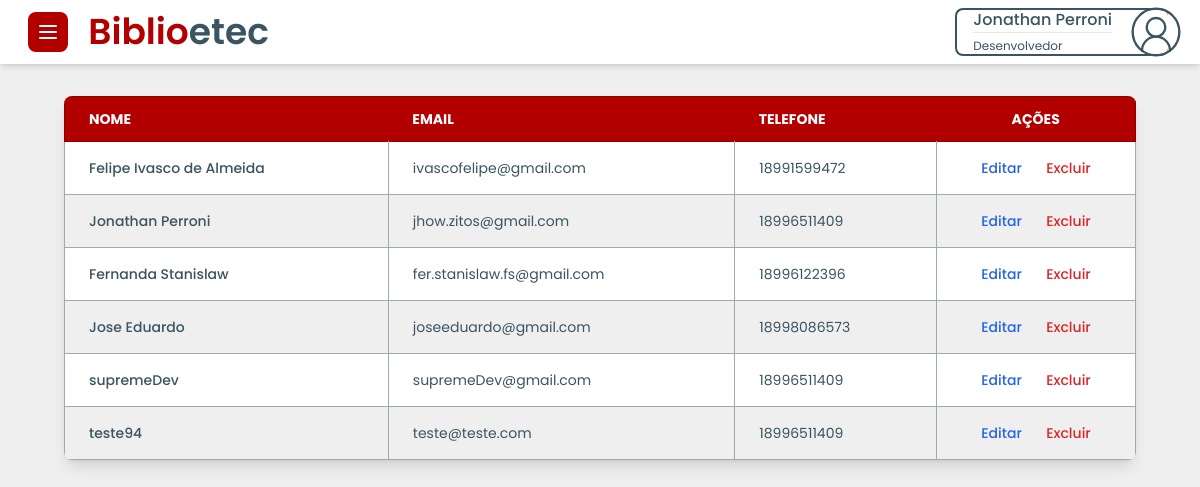
Before: /Dev/DevSidebar/list/listadevNew.php (signed in) with the older database file.
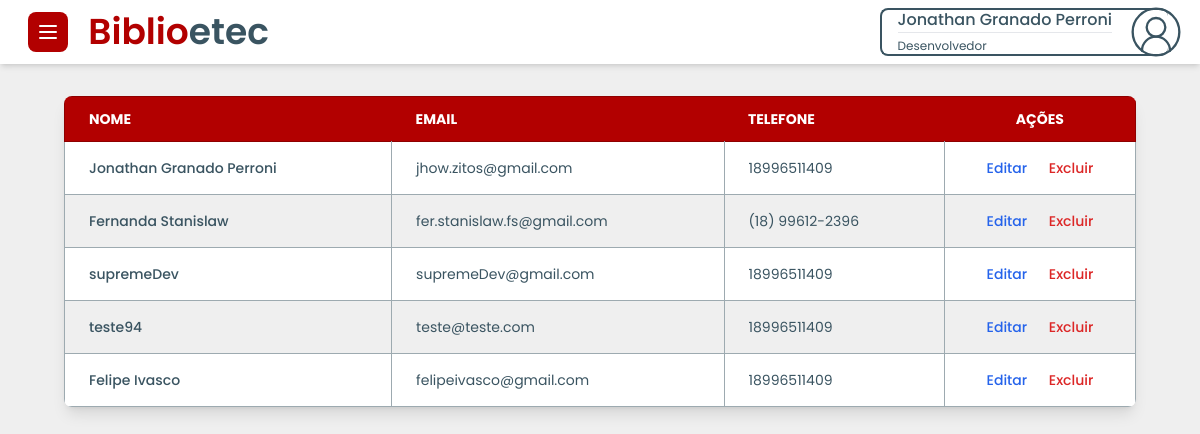
After: the same page with the newer database file.
### tables this page shows
CREATE TABLE `tbdev` (
  `codigo` int(11) NOT NULL,
  `nome` varchar(100) NOT NULL,
  `cpf` varchar(20) NOT NULL,
  `email` varchar(220) NOT NULL,
  `password` varchar(220) NOT NULL,
  `telefone` varchar(30) DEFAULT NULL,
  `celular` varchar(30) DEFAULT NULL,
  `acesso` varchar(15) DEFAULT NULL,
  `codigo_autenticacao` varchar(8) DEFAULT NULL,
  `chave_recuperar_senha` varchar(220) DEFAULT NULL,
  `data_codigo_autenticacao` datetime DEFAULT NULL,
  `statusDev` tinyint(1) DEFAULT 0
);

### Dev/DevSidebar/list/listadevNew.php (the view, shortened to what this page needs)
<?php
 include("../../../conexao/conexao.php");
?>
<!DOCTYPE html>
<html lang="pt-br">
<head>
    <script src="https://cdn.tailwindcss.com"></script>
    <link href="https://cdn.jsdelivr.net/npm/flowbite@2.5.1/dist/flowbite.min.css" rel="stylesheet" />
    <link rel="stylesheet" href="../../../User_etec/css/defaults.css">
</head>
<body>
    <nav class="flex justify-between items-center py-2 px-4 bg-white shadow-md">
        <div id="nav-left-side">
            <button data-drawer-target="default-sidebar" data-drawer-toggle="default-sidebar" aria-controls="default-sidebar" type="button" class="inline-flex items-center p-2 ms-3 bg-[var(--primary)] text-sm text-white rounded-lg hover:bg-[var(--primary-emphasis)] focus:outline-none focus:ring-2 focus:ring-gray-200 dark:text-white dark:hover:bg-[var(--primary-emphasis)]">
            </button>
            <a href="#" class="text-4xl mx-4 text-primary font-semibold hidden md:inline" tabindex="-1">Biblio<span class="text-secondary">etec</span></a>
        </div>
        <button id="dropdown-perfil" data-dropdown-toggle="dropdown" class="flex justify-between items-center max-h-12 pl-4 mr-4 bg-white border-2 border-solid border-[var(--secondary)] border-r-0 rounded-lg text-[var(--secondary)] text-left flex-nowrap text-nowrap" type="button">
        <div>
             <span class="text-[var(--secondary)] font-medium"><?php echo $_SESSION['nome']; ?></span>
                <hr>
                <span class="text-xs text-[var(--secondary)]"><?php echo $_SESSION['acesso']; ?></span>
            </div>
        </button>
    </nav>
    <main class="mx-1 sm:mx-16 my-8">
        <div class="relative overflow-x-auto shadow-lg rounded-lg">
            <table class="min-w-full text-sm text-left rtl:text-right text-[var(--secondary)]">
                <thead class="text-sm text-white uppercase bg-[var(--primary)] border border-[var(--primary-emphasis)]">
                    <tr class="">
                        <th scope="col" class="px-6 py-3">Nome</th>
                        <th scope="col" class="px-6 py-3">Email</th>
                        <th scope="col" class="px-6 py-3">Telefone</th>
                        <th scope="col" class="px-6 py-3 text-center">Ações</th>
                    </tr>
                </thead>
                <tbody class="border border-[var(--grey)]">
                <?php
                    $sql = "SELECT codigo, nome, email, telefone FROM tbdev";
                    $result = mysqli_query($conn, $sql);
                    if (mysqli_num_rows($result) > 0) {
                        while($row = mysqli_fetch_assoc($result)) {
                            echo '
                            <tr class="odd:bg-white even:bg-[var(--off-white)] border-b border-[var(--grey)]">
                                <th scope="row" class="px-6 py-4 font-medium text-[var(--secondary)] whitespace-nowrap border-r border-[var(--grey)]">
                                    ' . htmlspecialchars($row["nome"]) . '
                                </th>
                                <td class="px-6 py-4 border-r border-[var(--grey)]">' . htmlspecialchars($row["email"]) . '</td>
                                <td class="px-6 py-4 border-r border-[var(--grey)]">' . htmlspecialchars($row["telefone"]) . '</td>
                                <td class="flex justify-between md:justify-evenly gap-1 px-6 py-4">
                                    <a href="../editar/editarDev.php?codigo=' . urlencode($row["codigo"]) . '" class="font-medium text-blue-600 hover:underline">Editar</a>
                                    <form id="form-excluir" action="../excluir/excluirDev.php" method="POST"><input value=' . urlencode($row["codigo"]) . ' readonly name="codigo" class="hidden"/> <button type="submit" class="font-medium text-red-600 hover:underline">Excluir</button></form>
                                </td>
                            </tr>';
                        }
                    } else {
                        echo '<tr><td colspan="5" class="text-center px-6 py-4">Nenhum dado encontrado</td></tr>';
                    }
                ?>
                </tbody>
            </table>
        </div>
    </main>
</body>
</html>

Changed rows visible on the page:
removed tbdev: nome "Felipe Ivasco de Almeida", email "ivascofelipe@gmail.com", telefone "18991599472"
removed tbdev: nome "Jose Eduardo", email "joseeduardo@gmail.com", telefone "18998086573"
changed tbdev "jhow.zitos@gmail.com": nome "Jonathan Perroni" → "Jonathan Granado Perroni"
changed tbdev "Fernanda Stanislaw": telefone "18996122396" → "(18) 99612-2396"
added tbdev: nome "Felipe Ivasco", email "felipeivasco@gmail.com", telefone "18996511409"
Other visible differences:
$_SESSION['nome']: "Jonathan Perroni" → "Jonathan Granado Perroni"
